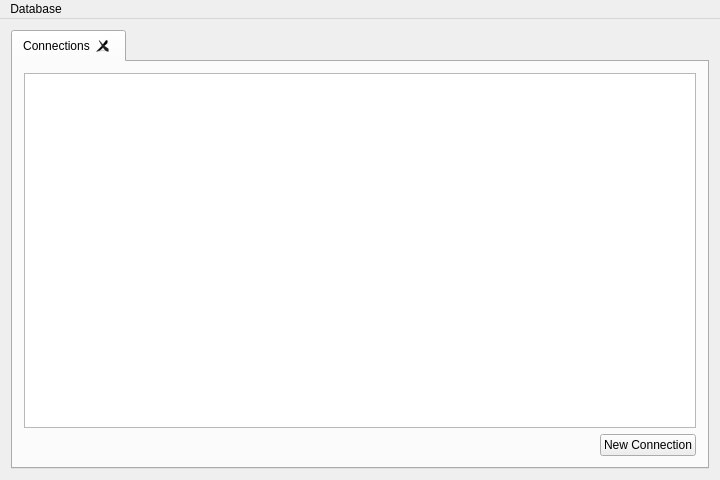
<?xml version="1.0" encoding="UTF-8"?>
<ui version="4.0">
 <class>MainWindow</class>
 <widget class="QMainWindow" name="MainWindow">
  <property name="geometry">
   <rect>
    <x>0</x>
    <y>0</y>
    <width>720</width>
    <height>480</height>
   </rect>
  </property>
  <property name="minimumSize">
   <size>
    <width>0</width>
    <height>0</height>
   </size>
  </property>
  <property name="windowTitle">
   <string>DAQt</string>
  </property>
  <property name="locale">
   <locale language="English" country="UnitedStates"/>
  </property>
  <widget class="QWidget" name="centralWidget">
   <layout class="QGridLayout" name="gridLayout">
    <item row="0" column="0">
     <widget class="QTabWidget" name="tabWidget">
      <property name="currentIndex">
       <number>0</number>
      </property>
      <property name="tabsClosable">
       <bool>true</bool>
      </property>
      <widget class="QWidget" name="tab">
       <attribute name="title">
        <string>Connections</string>
       </attribute>
       <layout class="QGridLayout" name="gridLayout_2">
        <item row="0" column="0">
         <widget class="QTableView" name="tableConnections">
          <property name="contextMenuPolicy">
           <enum>Qt::CustomContextMenu</enum>
          </property>
          <property name="editTriggers">
           <set>QAbstractItemView::NoEditTriggers</set>
          </property>
          <property name="dragEnabled">
           <bool>true</bool>
          </property>
          <property name="dragDropOverwriteMode">
           <bool>false</bool>
          </property>
          <property name="dragDropMode">
           <enum>QAbstractItemView::InternalMove</enum>
          </property>
          <property name="alternatingRowColors">
           <bool>true</bool>
          </property>
          <property name="selectionMode">
           <enum>QAbstractItemView::SingleSelection</enum>
          </property>
          <property name="selectionBehavior">
           <enum>QAbstractItemView::SelectRows</enum>
          </property>
          <property name="gridStyle">
           <enum>Qt::SolidLine</enum>
          </property>
          <property name="sortingEnabled">
           <bool>true</bool>
          </property>
          <attribute name="verticalHeaderVisible">
           <bool>false</bool>
          </attribute>
         </widget>
        </item>
        <item row="1" column="0" alignment="Qt::AlignRight">
         <widget class="QPushButton" name="buttonNewConnection">
          <property name="text">
           <string>New Connection</string>
          </property>
         </widget>
        </item>
       </layout>
      </widget>
     </widget>
    </item>
   </layout>
  </widget>
  <widget class="QMenuBar" name="menuBar">
   <property name="geometry">
    <rect>
     <x>0</x>
     <y>0</y>
     <width>720</width>
     <height>30</height>
    </rect>
   </property>
   <widget class="QMenu" name="menuDatabase">
    <property name="title">
     <string>Database</string>
    </property>
    <addaction name="actionNewConnection"/>
   </widget>
   <addaction name="menuDatabase"/>
  </widget>
  <action name="actionNewConnection">
   <property name="text">
    <string>&amp;New Connection</string>
   </property>
  </action>
 </widget>
 <layoutdefault spacing="6" margin="11"/>
 <resources/>
 <connections/>
</ui>
